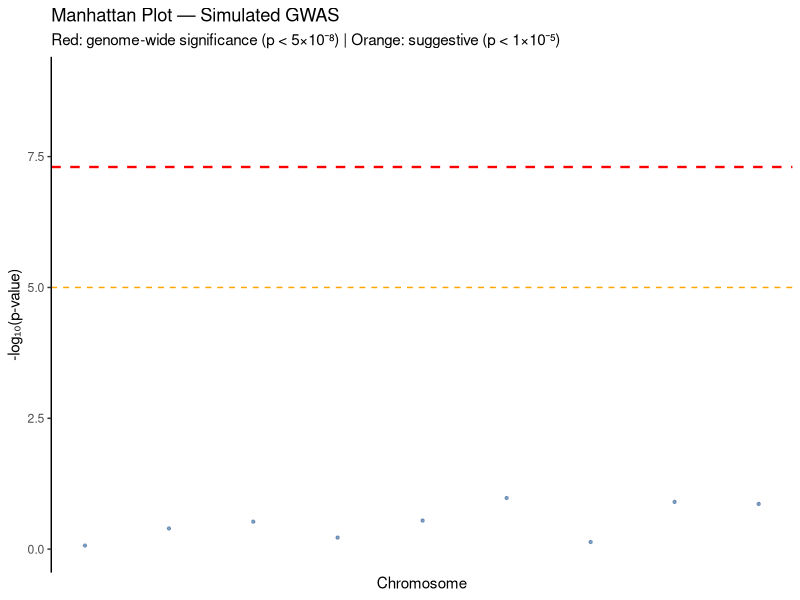
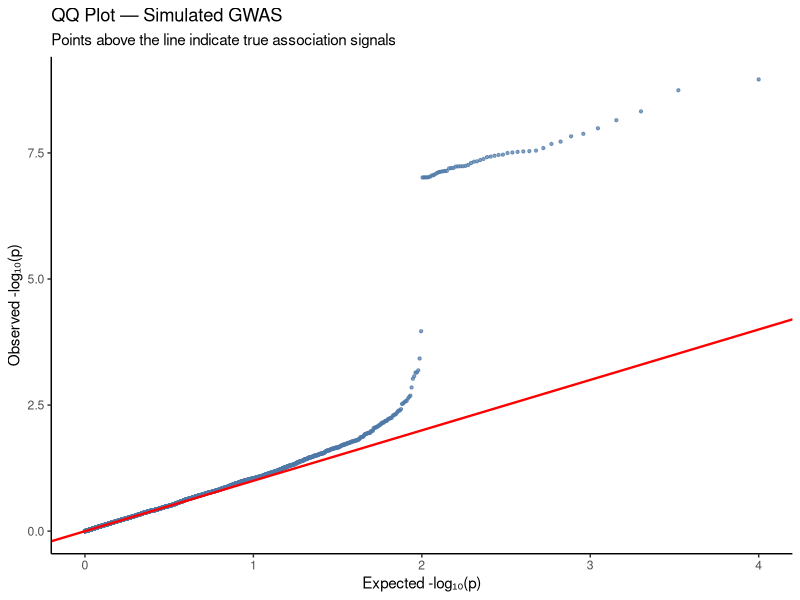
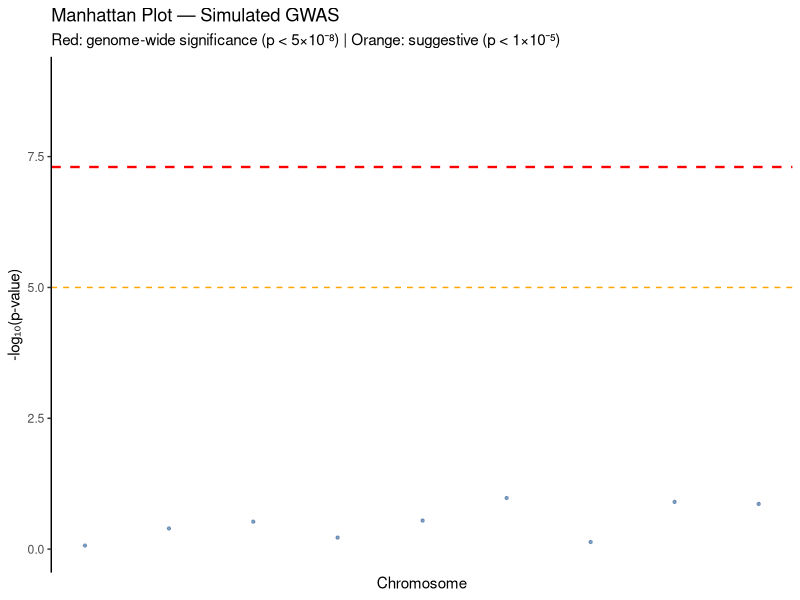
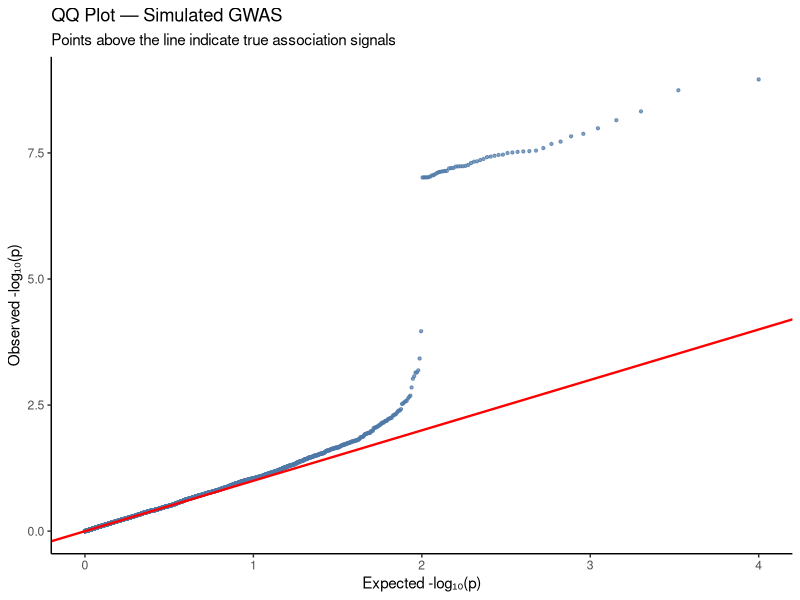

The R source for these figures, in order:
# =============================================
# GWAS Result Visualization
# Data: simulated GWAS summary statistics
# Author: 본인 이름
# Date: 2025-05
# =============================================

# 1. 패키지 설치 & 로드 ---------------------
# 처음 한 번만 실행
install.packages(c("ggplot2", "dplyr"))

library(ggplot2)
library(dplyr)

# 2. 시뮬레이션 데이터 만들기 ---------------
set.seed(42)
n_snps <- 5000

gwas_data <- data.frame(
  SNP     = paste0("rs", 1:n_snps),
  CHR     = sample(1:22, n_snps, replace = TRUE),
  BP      = sample(1:250000000, n_snps, replace = TRUE),
  P       = c(runif(4950, 0.0001, 1),       # 일반 SNP
              runif(50,   1e-10, 1e-7))      # 유의미한 SNP (신호)
)

# 3. Manhattan Plot -------------------------
# 염색체별 x축 위치 계산
gwas_plot <- gwas_data %>%
  arrange(CHR, BP) %>%
  mutate(
    BP_cum = BP + ave(BP, CHR, FUN = function(x) max(x)) %>% 
      cumsum() %>% lag(default = 0),
    log_p  = -log10(P)
  )

# 염색체 중간 위치 (x축 라벨용)
chr_labels <- gwas_plot %>%
  group_by(CHR) %>%
  summarise(center = mean(BP_cum))

# 색상 (홀짝 염색체 번갈아)
chr_colors <- rep(c("#4E79A7", "#A0CBE8"), 11)

ggplot(gwas_plot, aes(x = BP_cum, y = log_p, color = factor(CHR))) +
  geom_point(size = 0.8, alpha = 0.7) +
  geom_hline(yintercept = -log10(5e-8), color = "red",    linetype = "dashed", linewidth = 0.8) +
  geom_hline(yintercept = -log10(1e-5), color = "orange", linetype = "dashed", linewidth = 0.5) +
  scale_color_manual(values = chr_colors) +
  scale_x_continuous(label = chr_labels$CHR, breaks = chr_labels$center) +
  labs(
    title    = "Manhattan Plot — Simulated GWAS",
    subtitle = "Red: genome-wide significance (p < 5×10⁻⁸) | Orange: suggestive (p < 1×10⁻⁵)",
    x        = "Chromosome",
    y        = "-log₁₀(p-value)"
  ) +
  theme_classic() +
  theme(
    legend.position = "none",
    axis.text.x     = element_text(size = 7)
  )

ggsave("manhattan_plot.png", width = 12, height = 5, dpi = 300)

# 4. QQ Plot --------------------------------
observed  <- sort(-log10(gwas_data$P))
expected  <- sort(-log10(ppoints(nrow(gwas_data))))

qq_df <- data.frame(expected, observed)

ggplot(qq_df, aes(x = expected, y = observed)) +
  geom_point(size = 0.8, color = "#4E79A7", alpha = 0.7) +
  geom_abline(slope = 1, intercept = 0, color = "red", linewidth = 0.8) +
  labs(
    title    = "QQ Plot — Simulated GWAS",
    subtitle = "Points above the line indicate true association signals",
    x        = "Expected -log₁₀(p)",
    y        = "Observed -log₁₀(p)"
  ) +
  theme_classic()

ggsave("qq_plot.png", width = 6, height = 6, dpi = 300)
